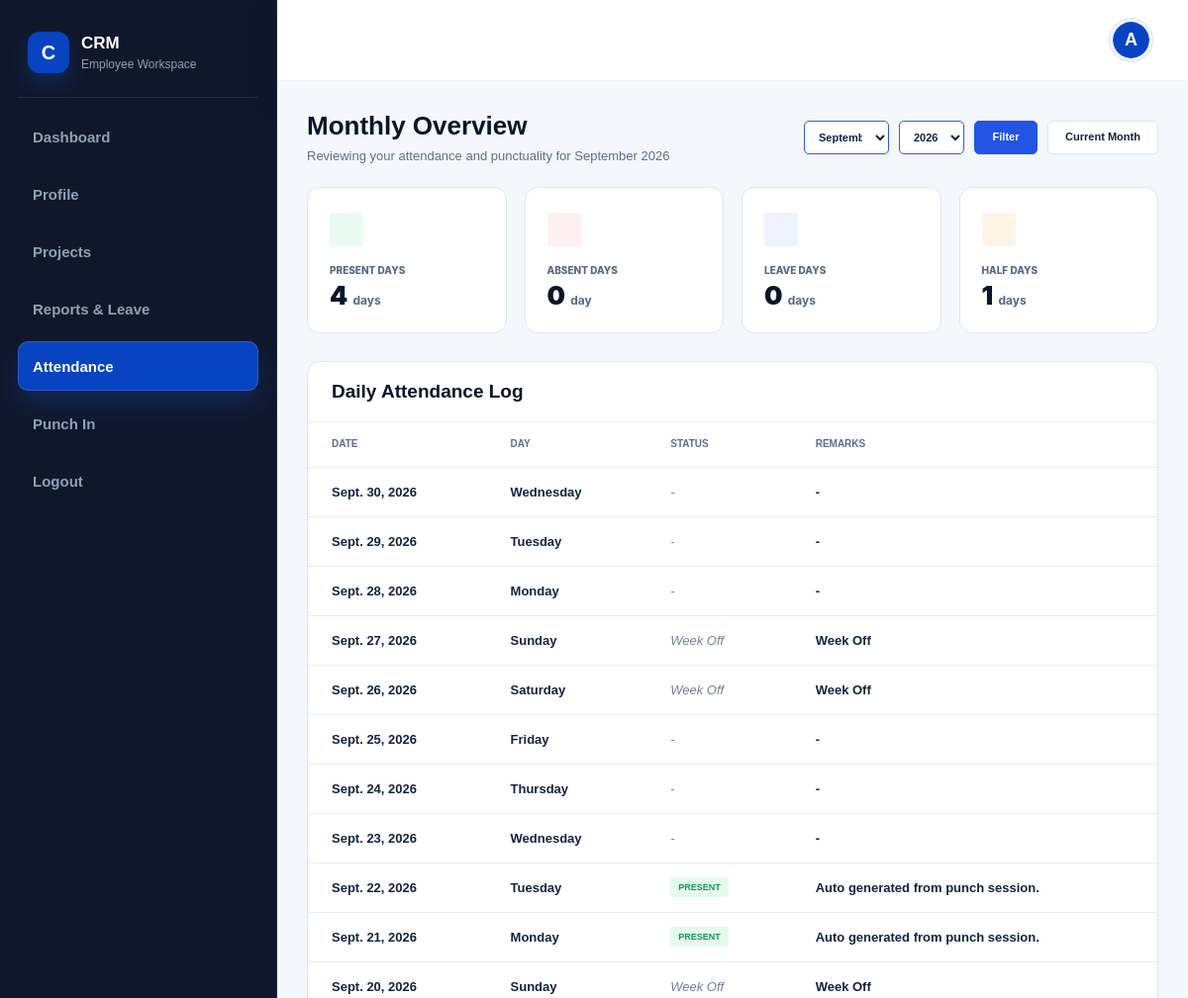
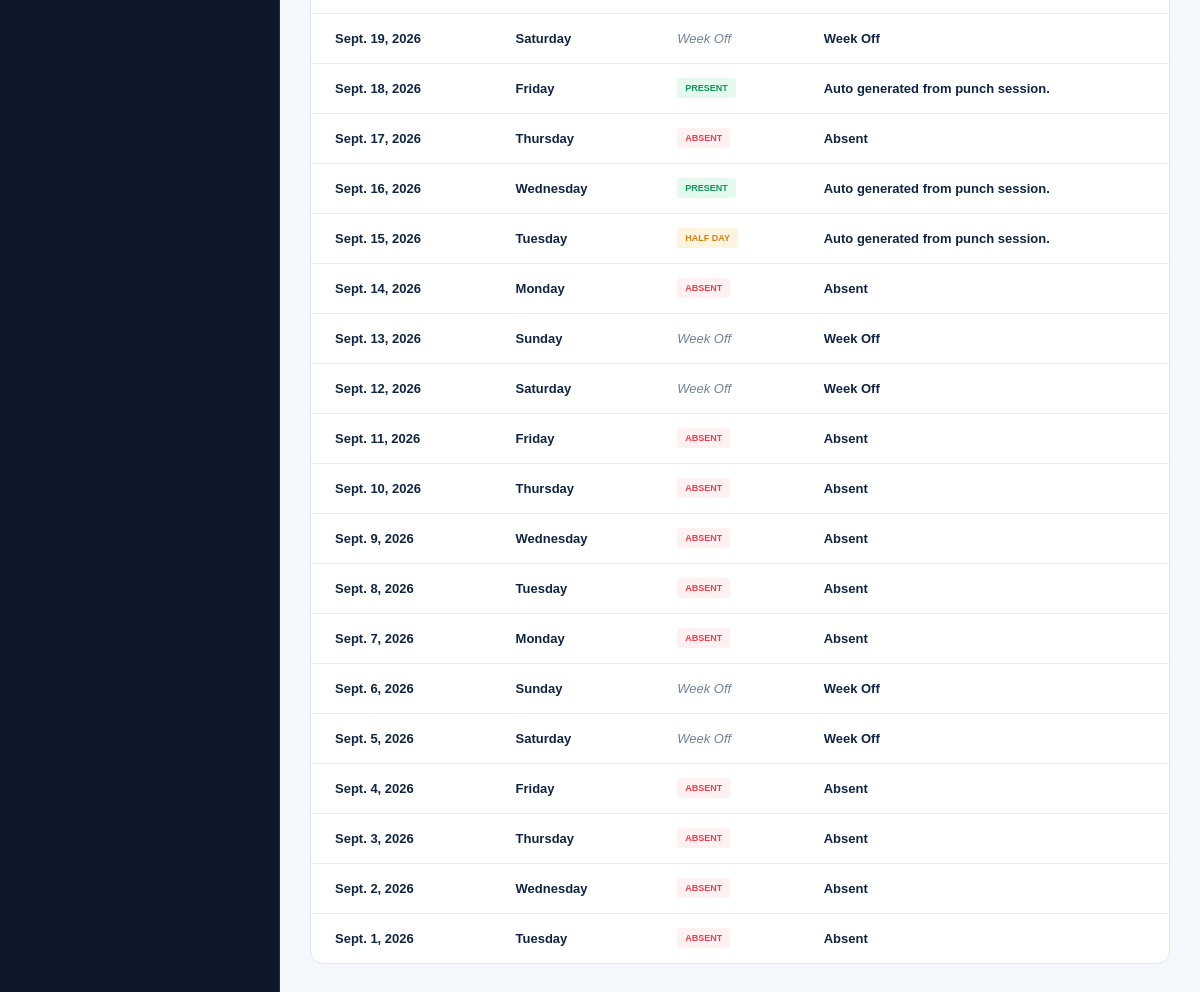
/dashboard/employee/attendance/ (signed in), run on the app's committed database (2 pictures, top to bottom).
### employees/models.py (models this page shows, shortened)
class Employee(models.Model):
    EMPLOYMENT_STATUS = [
        ("ACTIVE",   "Active"),
        ("INACTIVE", "Inactive"),
        ("RESIGNED", "Resigned"),
    ]
    user = models.OneToOneField(
        User,
        on_delete=models.CASCADE,
        related_name="employee_profile"
    )
    first_name        = models.CharField(max_length=100)
    last_name         = models.CharField(max_length=100)
    phone             = models.CharField(max_length=15, unique=True)
    profile_image     = models.ImageField(upload_to="profiles/", null=True, blank=True)
    address           = models.TextField(blank=True)
    date_of_birth     = models.DateField(null=True, blank=True)
    emergency_contact = models.CharField(max_length=15, blank=True)
    bio = models.TextField(blank=True, null=True)
    skills = models.JSONField(default=list, blank=True)
    employee_code     = models.CharField(max_length=20, unique=True, blank=True)
    employment_status = models.CharField(max_length=20, choices=EMPLOYMENT_STATUS, default="ACTIVE")
    department        = models.ForeignKey(
        Department,
        on_delete=models.SET_NULL,
        null=True, blank=True,
        related_name="employees"
    )
    designation       = models.ForeignKey(
        Designation,
        on_delete=models.SET_NULL,
        null=True, blank=True,
        related_name="employees"
    )
    joining_date      = models.DateField()
    bank_account = models.CharField(max_length=50, blank=True)
    bank_name     = models.CharField(max_length=100, blank=True)
    salary            = models.DecimalField(max_digits=10, decimal_places=2)
    created_at        = models.DateTimeField(auto_now_add=True)
    updated_at        = models.DateTimeField(auto_now=True)

### attendance/models.py (models this page shows, shortened)
class Attendance(models.Model):
    STATUS_CHOICES = [
        ("present", "Present"),
        ("half_day", "Half Day"),
        ("absent", "Absent"),
        ("leave", "Leave"),
        ("weekly_off", "Weekly Off"),
        ("holiday", "Holiday"),
    ]
    employee = models.ForeignKey(
        Employee,
        on_delete=models.CASCADE,
        related_name="attendances",
    )
    leave_request = models.ForeignKey(
        "report.Leave",
        on_delete=models.SET_NULL,
        null=True,
        blank=True,
        related_name="attendances",
    )
    date = models.DateField()
    day = models.CharField(max_length=20)
    status = models.CharField(max_length=20, choices=STATUS_CHOICES)
    remarks = models.CharField(max_length=255, blank=True)
    working_hours = models.DecimalField(
        max_digits=5,
        decimal_places=2,
        default=0,
    )
    created_at = models.DateTimeField(auto_now_add=True)
    updated_at = models.DateTimeField(auto_now=True)
    class Meta:
        db_table = "Attendance"
        ordering = ["-date"]
        constraints = [
            models.UniqueConstraint(
                fields=["employee", "date"],
                name="unique_attendance_per_employee_date",
            ),
        ]

### dashboard/views.py (the view, shortened to what this page needs)
@role_required("employee")
def employee_attendance(request):
    employee = get_object_or_404(Employee, user=request.user)
    today = timezone.localdate()
    now = timezone.localtime()
    month_param = request.GET.get("month")
    year_param = request.GET.get("year")
    show_current_month = request.GET.get("reset") == "current"
    if show_current_month:
        selected_month = today.month
        selected_year = today.year
    else:
        try:
            selected_month = int(month_param) if month_param else today.month
        except (TypeError, ValueError):
            selected_month = today.month
        try:
            selected_year = int(year_param) if year_param else today.year
        except (TypeError, ValueError):
            selected_year = today.year
        if selected_month < 1 or selected_month > 12:
            selected_month = today.month
    if selected_month == today.month and selected_year == today.year:
        if now.hour >= 18:
            mark_absent_employees(target_date=today)
    attendance_years = [
        attendance_year.year
        for attendance_year in Attendance.objects.filter(employee=employee).dates(
            "date",
            "year",
            order="DESC",
        )
    ]
    year_options = sorted(
        set(attendance_years + [today.year, today.year - 1, today.year - 2, selected_year]),
        reverse=True,
    )
    selected_label = f"{calendar.month_name[selected_month]} {selected_year}"
    attendance_records = Attendance.objects.filter(
        employee=employee,
        date__year=selected_year,
        date__month=selected_month,
    )
    _, last_day = calendar.monthrange(selected_year, selected_month)
    approved_leaves = Leave.objects.filter(
        employee=employee,
        status="approved",
        start_date__lte=date(selected_year, selected_month, last_day),
        end_date__gte=date(selected_year, selected_month, 1),
    )
    approved_leave_dates = set()
    for leave in approved_leaves:
        current = max(leave.start_date, date(selected_year, selected_month, 1))
        end = min(leave.end_date, date(selected_year, selected_month, last_day))
        while current <= end:
            approved_leave_dates.add(current)
            current += timedelta(days=1)
    db_map = {a.date: a for a in attendance_records}
    full_attendances = []
    for day_num in range(1, last_day + 1):
        current_date = date(selected_year, selected_month, day_num)
        if current_date in db_map:
            record = db_map[current_date]
            if current_date in approved_leave_dates:
                record.status = "leave"
                if not record.remarks or record.remarks == "-":
                    record.remarks = "Approved Leave"
            full_attendances.append(record)
        elif current_date.weekday() in (5, 6):
            full_attendances.append(SimpleNamespace(
                date=current_date,
                day=current_date.strftime("%A"),
                status="weekend",
                remarks="Week Off",
            ))
        elif current_date < today:
            full_attendances.append(SimpleNamespace(
                date=current_date,
                day=current_date.strftime("%A"),
                status="absent",
                remarks="Absent",
            ))
        elif current_date == today:
            if now.hour >= 18:
                full_attendances.append(SimpleNamespace(
                    date=current_date,
                    day=current_date.strftime("%A"),
                    status="absent",
                    remarks="Absent",
                ))
            else:
                full_attendances.append(SimpleNamespace(
                    date=current_date,
                    day=current_date.strftime("%A"),
                    status="not_marked",
                    remarks="-",
                ))
        else:
            full_attendances.append(SimpleNamespace(
                date=current_date,
                day=current_date.strftime("%A"),
                status="not_marked",
                remarks="-",
            ))
    full_attendances.sort(key=lambda x: x.date, reverse=True)
    context = {
        "employee": employee,
        "attendances": full_attendances,
        "current_month": selected_label,
        "selected_month": selected_month,
        "selected_year": selected_year,
        "current_month_number": today.month,
        "current_year": today.year,
        "month_options": [(month, calendar.month_name[month]) for month in range(1, 13)],
        "year_options": year_options,
        "present_days": attendance_records.filter(status="present").count(),
        "absent_days": attendance_records.filter(status="absent").count(),
        "leave_days": attendance_records.filter(status="leave").count(),
        "half_days": attendance_records.filter(status="half_day").count(),
    }
    return render(request, "employee/attendance.html", context)

### accounts/utils.py (called while the page is built)
def is_mobile_device(request):
    user_agent = request.META.get('HTTP_USER_AGENT', '').lower()
    mobile_keywords = [
        'android', 'iphone', 'ipad', 'ipod', 'blackberry',
        'windows phone', 'opera mini', 'mobile', 'webos',
        'iemobile', 'silk'
    ]
    for keyword in mobile_keywords:
        if keyword in user_agent:
            return True
    return False

### dashboard/views.py (called while the page is built)
def role_required(*allowed_roles):
    def decorator(view_func):
        @login_required
        @wraps(view_func)
        def wrapper(request, *args, **kwargs):
            if request.user.role not in allowed_roles:
                raise PermissionDenied
            return view_func(request, *args, **kwargs)
        return wrapper
    return decorator

### dashboard/templates/employee/attendance.html (shortened to what this page needs)
{% extends 'employee/base.html' %}
{% load static %}
{% block content %}
<div class="employee-layout">
  <aside class="empsidebar">
<div class="sidebar-brand">
  <div class="brand-mark">C</div>
  <div>
    <h2>CRM</h2>
    <p>Employee Workspace</p>
  </div>
</div>
<ul class="sidebar-menu">
  <li>
    <a href="{% url 'dashboard:employee_dashboard' %}">
      Dashboard
    </a>
  </li>
  <li>
    <a href="{% url 'dashboard:employee_profile' %}">
      Profile
    </a>
  </li>
  <li>
    <a href="{% url 'dashboard:employee_projects' %}">
      Projects
    </a>
  </li>
  <li>
    <a href="{% url 'dashboard:employee_reports' %}">
      Reports & Leave
    </a>
  </li>
  <li class="active">
    <a href="{% url 'dashboard:employee_attendance' %}">
      Attendance
    </a>
  </li>
  <li>
    <a href="{% url 'dashboard:employee_punchin' %}">
      Punch In
    </a>
  </li>
    <li>
        <form method="post" action="{% url 'logout' %}" class="sidebar-logout-form">
          <button type="submit">
            <span>Logout</span>
          </button>
        </form>
      </li>
</ul>
  </aside>
  <div class="employee-main">
<header class="myheader">
  <div>
    <ul class="header-right">
      <li class="header-avatar">
        <a href="{% url 'dashboard:employee_profile' %}">
          {% if employee.profile_image %}
            <img src="{{ employee.profile_image.url }}" alt="{{ employee.full_name }}">
          {% else %}
            <span class="avatar-fallback">{{ employee.first_name|first|default:"P" }}</span>
          {% endif %}
        </a>
      </li>
    </ul>
  </div>
</header>
<main class="employee-content">
  <section class="attendance-section attendance-log-section">
    <div class="attendance-overview-head">
      <div>
        <h3>Monthly Overview</h3>
        <p>
          Reviewing your attendance and punctuality for {{ current_month }}
        </p>
      </div>
      <form class="attendance-month-picker"
            method="get"
            action="{% url 'dashboard:employee_attendance' %}">
        <select name="month" aria-label="Select month">
          {% for month_number, month_name in month_options %}
            <option value="{{ month_number }}"
                    {% if month_number == selected_month %}selected{% endif %}>
              {{ month_name }}
            </option>
          {% endfor %}
        </select>
        <select name="year" aria-label="Select year">
          {% for year in year_options %}
            <option value="{{ year }}"
                    {% if year == selected_year %}selected{% endif %}>
              {{ year }}
            </option>
          {% endfor %}
        </select>
        <button class="attendance-filter-btn" type="submit">
          Filter
        </button>
        <button class="attendance-reset-btn"
                type="submit"
                name="reset"
                value="current">
          Current Month
        </button>
      </form>
    </div>
    <div class="attendance-overview-grid">
      <article class="attendance-overview-card">
        <div class="attendance-card-icon present"></div>
        <span>Present Days</span>
        <strong>
          {{ present_days }}
          <small>days</small>
        </strong>
      </article>
      <article class="attendance-overview-card">
        <div class="attendance-card-icon absent"></div>
        <span>Absent Days</span>
        <strong>
          {{ absent_days }}
          <small>day</small>
        </strong>
      </article>
      <article class="attendance-overview-card">
        <div class="attendance-card-icon leave"></div>
        <span>Leave Days</span>
        <strong>
          {{ leave_days }}
          <small>days</small>
        </strong>
      </article>
      <article class="attendance-overview-card">
        <div class="attendance-card-icon half"></div>
        <span>Half Days</span>
        <strong>
          {{ half_days }}
          <small>days</small>
        </strong>
      </article>
    </div>
    <article class="daily-attendance-panel">
      <div class="daily-attendance-head">
        <h3>Daily Attendance Log</h3>
      </div>
      <div class="daily-attendance-table-wrap">
        <table class="daily-attendance-table">
          <thead>
            <tr>
              <th>Date</th>
              <th>Day</th>
              <th>Status</th>
              <th>Remarks</th>
            </tr>
          </thead>
          <tbody>
            {% for attendance in attendances %}
            <tr>
              <td>
                {{ attendance.date }}
              </td>
              <td>
                {{ attendance.day }}
              </td>
              <td>
                {% if attendance.status == 'present' %}
                  <span class="status-pill present">
                    Present
                  </span>
                {% elif attendance.status == 'absent' %}
                  <span class="status-pill absent">
                    Absent
                  </span>
                {% elif attendance.status == 'leave' %}
                  <span class="status-pill leave">
                    Leave
                  </span>
                {% elif attendance.status == 'half_day' %}
                  <span class="status-pill half-day">
                    Half Day
                  </span>
                {% elif attendance.status == 'weekend' %}
                  <span class="status-muted">Week Off</span>
                {% else %}
                  <span class="status-muted">
                    -
                  </span>
                {% endif %}
              </td>
              <td>
                {{ attendance.remarks }}
              </td>
            </tr>
            {% endfor %}
          </tbody>
        </table>
      </div>
    </article>
  </section>
</main>
  </div>
</div>
<link rel="stylesheet"
      href="{% static 'css/employee/attendance.css' %}?v=attendance-filter-ui-3">
{% endblock %}

### data on the page
Employee: first_name|first "A"
Attendance: date "Sept. 22, 2026", day "Tuesday", status "PRESENT", remarks "Auto generated from punch session."
Attendance: date "Sept. 21, 2026", day "Monday", status "PRESENT", remarks "Auto generated from punch session."
Attendance: date "Sept. 18, 2026", day "Friday", status "PRESENT", remarks "Auto generated from punch session."
Attendance: date "Sept. 16, 2026", day "Wednesday", status "PRESENT", remarks "Auto generated from punch session."
Attendance: date "Sept. 15, 2026", day "Tuesday", status "HALF DAY", remarks "Auto generated from punch session."

### other printed values
{{ current_month }} "September 2026"
{{ present_days }} "4"
{{ absent_days }} "0"
{{ leave_days }} "0"
{{ half_days }} "1"
{{ attendance.date }} "Sept. 30, 2026" "Sept. 29, 2026" "Sept. 28, 2026" "Sept. 27, 2026" "Sept. 26, 2026" "Sept. 25, 2026" "Sept. 24, 2026" "Sept. 23, 2026" "Sept. 20, 2026" "Sept. 19, 2026" "Sept. 17, 2026" "Sept. 14, 2026" "Sept. 13, 2026" "Sept. 12, 2026" "Sept. 11, 2026" "Sept. 10, 2026" "Sept. 9, 2026" "Sept. 8, 2026" "Sept. 7, 2026" "Sept. 6, 2026" "Sept. 5, 2026" "Sept. 4, 2026" "Sept. 3, 2026" "Sept. 2, 2026" "Sept. 1, 2026"
{{ attendance.day }} "Wednesday" "Tuesday" "Monday" "Sunday" "Saturday" "Friday" "Thursday" "Wednesday" "Sunday" "Saturday" "Thursday" "Monday" "Sunday" "Saturday" "Friday" "Thursday" "Wednesday" "Tuesday" "Monday" "Sunday" "Saturday" "Friday" "Thursday" "Wednesday" "Tuesday"
{{ attendance.remarks }} "-" "-" "-" "Week Off" "Week Off" "-" "-" "-" "Week Off" "Week Off" "Absent" "Absent" "Week Off" "Week Off" "Absent" "Absent" "Absent" "Absent" "Absent" "Week Off" "Week Off" "Absent" "Absent" "Absent" "Absent"
form field month "September"
form field year "2026"
